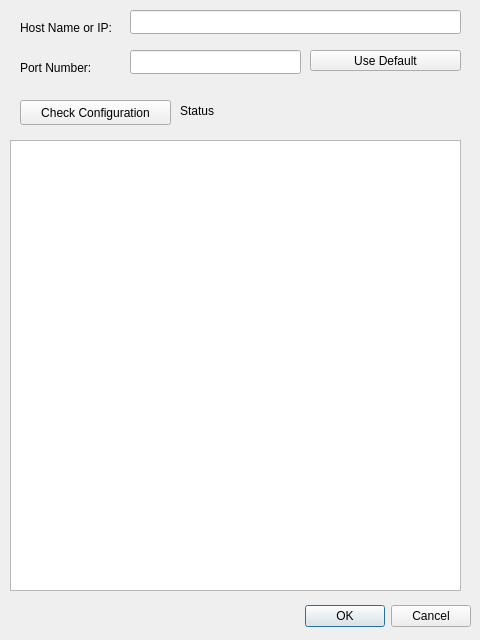
<?xml version="1.0" encoding="UTF-8"?>
<ui version="4.0">
 <class>Hostname</class>
 <widget class="QDialog" name="Hostname">
  <property name="geometry">
   <rect>
    <x>0</x>
    <y>0</y>
    <width>480</width>
    <height>640</height>
   </rect>
  </property>
  <property name="windowTitle">
   <string>Dialog</string>
  </property>
  <widget class="QDialogButtonBox" name="buttonBox">
   <property name="geometry">
    <rect>
     <x>10</x>
     <y>600</y>
     <width>461</width>
     <height>32</height>
    </rect>
   </property>
   <property name="orientation">
    <enum>Qt::Horizontal</enum>
   </property>
   <property name="standardButtons">
    <set>QDialogButtonBox::Cancel|QDialogButtonBox::Ok</set>
   </property>
  </widget>
  <widget class="QLineEdit" name="lineEditHostname">
   <property name="geometry">
    <rect>
     <x>130</x>
     <y>10</y>
     <width>331</width>
     <height>24</height>
    </rect>
   </property>
  </widget>
  <widget class="QLineEdit" name="lineEditHostport">
   <property name="geometry">
    <rect>
     <x>130</x>
     <y>50</y>
     <width>171</width>
     <height>24</height>
    </rect>
   </property>
  </widget>
  <widget class="QLabel" name="label">
   <property name="geometry">
    <rect>
     <x>20</x>
     <y>20</y>
     <width>111</width>
     <height>16</height>
    </rect>
   </property>
   <property name="text">
    <string>Host Name or IP:</string>
   </property>
  </widget>
  <widget class="QLabel" name="label_2">
   <property name="geometry">
    <rect>
     <x>20</x>
     <y>60</y>
     <width>91</width>
     <height>16</height>
    </rect>
   </property>
   <property name="text">
    <string>Port Number:</string>
   </property>
  </widget>
  <widget class="QPushButton" name="pushButtonGetData">
   <property name="geometry">
    <rect>
     <x>20</x>
     <y>100</y>
     <width>151</width>
     <height>25</height>
    </rect>
   </property>
   <property name="text">
    <string>Check Configuration</string>
   </property>
  </widget>
  <widget class="QTextBrowser" name="textBrowser">
   <property name="geometry">
    <rect>
     <x>10</x>
     <y>140</y>
     <width>451</width>
     <height>451</height>
    </rect>
   </property>
  </widget>
  <widget class="QPushButton" name="pushButtonDefaultPort">
   <property name="geometry">
    <rect>
     <x>310</x>
     <y>50</y>
     <width>151</width>
     <height>21</height>
    </rect>
   </property>
   <property name="text">
    <string>Use Default</string>
   </property>
  </widget>
  <widget class="QLabel" name="statusLabel">
   <property name="geometry">
    <rect>
     <x>180</x>
     <y>100</y>
     <width>281</width>
     <height>21</height>
    </rect>
   </property>
   <property name="text">
    <string>Status</string>
   </property>
  </widget>
 </widget>
 <resources/>
 <connections>
  <connection>
   <sender>buttonBox</sender>
   <signal>accepted()</signal>
   <receiver>Hostname</receiver>
   <slot>accept()</slot>
   <hints>
    <hint type="sourcelabel">
     <x>248</x>
     <y>254</y>
    </hint>
    <hint type="destinationlabel">
     <x>157</x>
     <y>274</y>
    </hint>
   </hints>
  </connection>
  <connection>
   <sender>buttonBox</sender>
   <signal>rejected()</signal>
   <receiver>Hostname</receiver>
   <slot>reject()</slot>
   <hints>
    <hint type="sourcelabel">
     <x>316</x>
     <y>260</y>
    </hint>
    <hint type="destinationlabel">
     <x>286</x>
     <y>274</y>
    </hint>
   </hints>
  </connection>
 </connections>
</ui>
